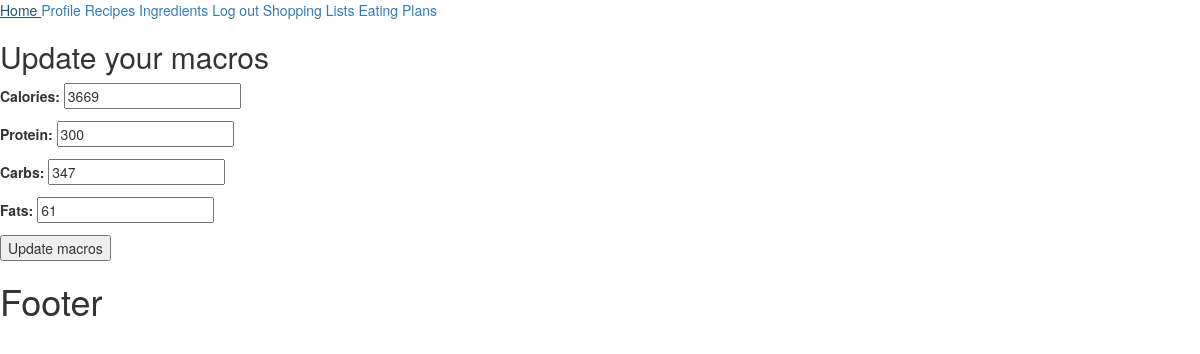
Screenshot of /accounts/account_macros_edit (signed in) with the database file from the repository.
### accounts/models.py (models this page shows)
class Account(models.Model):
    GENDER_CHOICES = [
        ('Male', 'Male'),
        ('Female', 'Female')
    ]
    GOALS_CHOICES = [
        ('Lose Weight', 'Lose Weight'),
        ('Gain Weight', 'Gain Weight'),
        ('Maintain Weight', 'Maintain Weight')
    ]
    ACTIVITY_LEVEL_CHOICES = [
        ('Sedentary', 'Sedentary'),
        ('Lightly Active', 'Lightly Active'),
        ('Moderately Active', 'Moderately Active'),
        ('Very Active', 'Very Active'),
        ('Extra Active', 'Extra Active')
    ]
    weight = models.IntegerField()
    height = models.IntegerField()
    age = models.IntegerField(validators=[MinValueValidator(5)])
    gender = models.CharField(max_length=6, choices=GENDER_CHOICES)
    goal = models.CharField(max_length=30, choices=GOALS_CHOICES)
    activity = models.CharField(max_length=30, choices=ACTIVITY_LEVEL_CHOICES)
    calories = models.IntegerField(validators=[MinValueValidator(100)])
    protein = models.IntegerField(validators=[MinValueValidator(0)])
    carbs = models.IntegerField(validators=[MinValueValidator(0)])
    fats = models.IntegerField(validators=[MinValueValidator(0)])
    user = models.OneToOneField(User, on_delete=models.CASCADE)

### accounts/views.py (the view)
# urls.py: path('account_macros_edit',change_user_macros , name='account macros edit page')
@login_required
def change_user_macros(request):
    account = request.user.account
    if request.method == 'POST':
        form = AccountChangeMacros(request.POST, instance=account)
        if form.is_valid():
            account.calories = form.cleaned_data['calories']
            account.protein = form.cleaned_data['protein']
            account.carbs = form.cleaned_data['carbs']
            account.fats = form.cleaned_data['fats']
            account.save()
            return redirect('account details page')
    else:
        form = AccountChangeMacros(instance=account)
    return render(request, 'accounts/accout_update_macros.html', context={'form': form})

### accounts/form.py
class AccountChangeMacros(forms.ModelForm):
    class Meta:
        model = Account
        fields = ['calories', 'protein', 'carbs', 'fats', ]
        exclude = ['weight', 'height', 'age', 'gender', 'goal', 'activity', 'user']

### templates/accounts/accout_update_macros.html (shortened to what this page needs)
{% extends 'base.html' %}
{% block main_content %}
    <h2>Update your macros </h2>
    <form action="{% url 'account macros edit page' %}" method="POST">
    {{ form.as_p }}
    <button>Update macros</button>
    </form>
{% endblock %}

### rows the page displays
Account: calories "3669", protein "300", carbs "347", fats "61"
